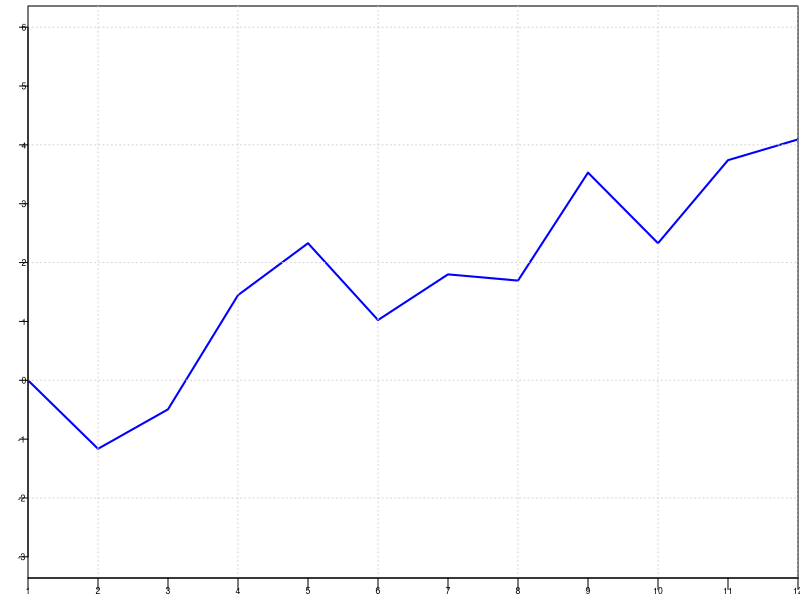

Generate this figure with R:
library(png)

y1 = c(28.34, 28.01, 28.20, 28.75, 29.00, 28.63, 
      28.85, 28.82, 29.34, 29.00, 29.40, 29.50)
y = 100*y1/28.34-100
x = seq(1, 12, 1)

png("escalaLineas2.png", width=1000, height=650, res = 300)
par(mar=c(1, 1.3, 0.2, 0) + 0.1, mgp = c(0,0,0))
t=0.6

plot(x, y, type = "l", xlab="", ylab="", 
     ylim=c(-3, 6), xpd = FALSE,  yaxt='n',  xaxt='n', xaxs="i",
     lwd=2, col = "blue"
)
grid()
axis(1, at=x,  
     tck=-0.02, cex.axis=t-0.08, padj = -0)
axis(2, at=seq(-3, 6, 1), las=1, tck=-0.015, hadj = 1.3, cex.axis=t-0.08)

dev.off()
